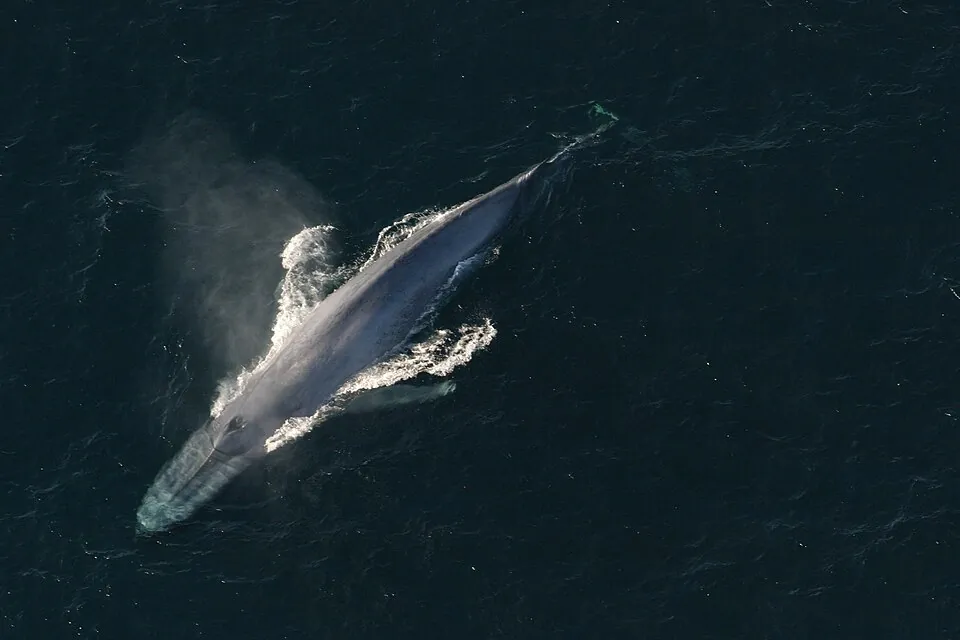
#> input picture data/media/photos/photo-blue.webp, 960 x 640 px, given in place of whale-blue-r.png, which was not available
$ python pack_whales.py ../../data/media/photos
#> lines starting #> are read from the running program, lines starting #| are printed output that depends on the picture
"""
Assemble l'atlas des silhouettes peintes des cétacés : data/ornaments/whales.png et whales.json.

    blender -b --factory-startup -noaudio --python tools/ornaments/render_whales.py -- <dossier>
    python3 tools/ornaments/pack_whales.py <dossier>

Une ligne par espèce, quatre cases de 512×256 : couleur (tête à droite), masque, couleur (tête à gauche), masque.
La couleur est prémultipliée par l'alpha. Le masque est la silhouette élargie et adoucie : l'application y lit
le liseré de couleur de l'espèce, le halo de l'appel et l'ombre portée (client/src/whales/glyphs.ts).
`scale` [A] : taille relative à l'écran, pour suggérer l'ordre des tailles sans prétendre à une échelle.
"""
import json
import sys
from pathlib import Path

import numpy as np
from PIL import Image, ImageFilter

SRC = Path(sys.argv[1])
OUT = Path(__file__).resolve().parents[2] / "data" / "ornaments"
CELL = (512, 256)
SPECIES = {"blue": 1.0, "fin": 0.94, "humpback": 0.86, "sperm": 0.9, "orca": 0.72}

atlas = Image.new("RGBA", (CELL[0] * 4, CELL[1] * len(SPECIES)), (0, 0, 0, 0))
#> atlas: PIL image 2048x1280 RGBA; every value is 0
for row, sp in enumerate(SPECIES):
    for col, tag in enumerate("rl"):
        a = np.asarray(Image.open(SRC / f"whale-{sp}-{tag}.png").convert("RGBA")).astype(np.float32) / 255
        premult = np.concatenate([a[..., :3] * a[..., 3:], a[..., 3:]], axis=2)
        small = Image.fromarray((premult * 255 + 0.5).astype(np.uint8), "RGBA").resize(CELL, Image.LANCZOS)
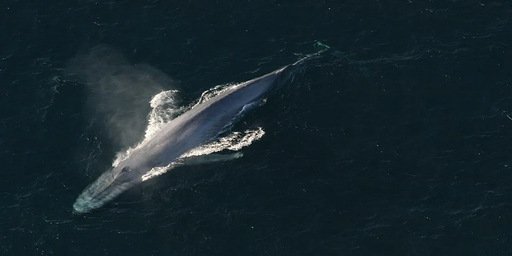
#> small: PIL image 512x256 RGBA; mean R, G, B, A 23.1, 38.7, 44.8, 255
        atlas.paste(small, (col * 2 * CELL[0], row * CELL[1]))
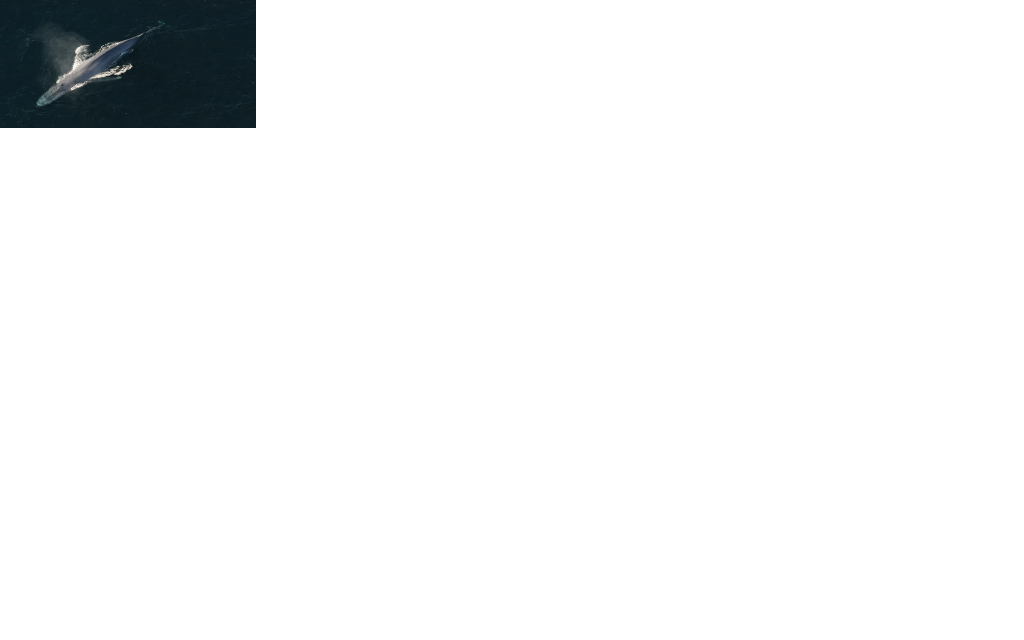
#> atlas: PIL image 2048x1280 RGBA (shown at 1/2 size); mean R, G, B, A 1.2, 1.9, 2.2, 12.8; transparent parts drawn white
        # Masque : silhouette élargie (flou large, renforcé), puis adoucie.
        alpha = small.getchannel("A")
#> alpha: PIL image 512x256 L; every value is 255
        wide = alpha.filter(ImageFilter.GaussianBlur(9)).point(lambda v: min(255, int(v * 2.6)))
        mask = wide.filter(ImageFilter.GaussianBlur(3))
        # Alpha nul : à petite taille (mipmaps), le bord d'une case de masque ne déteint pas sur sa voisine.
        atlas.paste(Image.merge("RGBA", (mask, mask, mask, Image.new("L", CELL, 0))), ((col * 2 + 1) * CELL[0], row * CELL[1]))
#> pass 2 of the loop `for row, sp in enumerate(SPECIES):`:
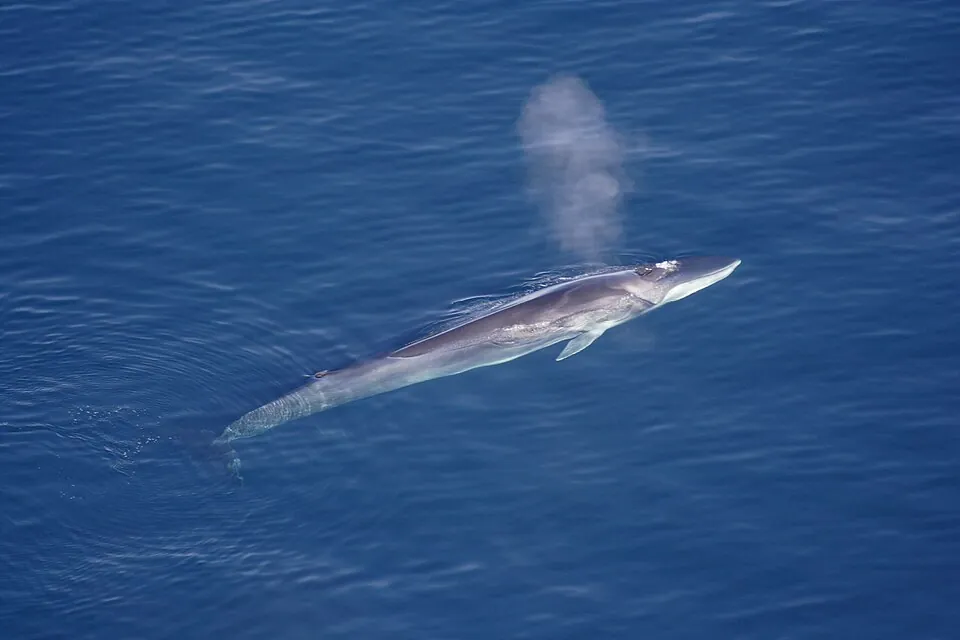
#> input picture data/media/photos/photo-fin.webp, 960 x 640 px, given in place of whale-fin-r.png, which was not available
#> `small = Image.fromarray((premult * 255 + 0.5).astype(np.uint8), "RGBA"..`:
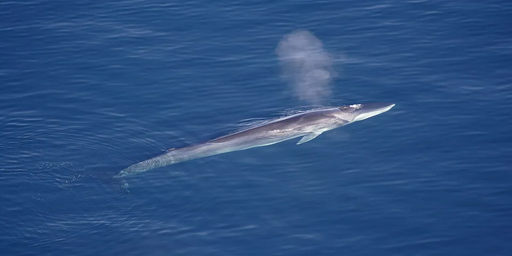
#> small: PIL image 512x256 RGBA; mean R, G, B, A 44.4, 80.1, 128.5, 255
#> `atlas.paste(small, (col * 2 * CELL[0], row * CELL[1]))`:
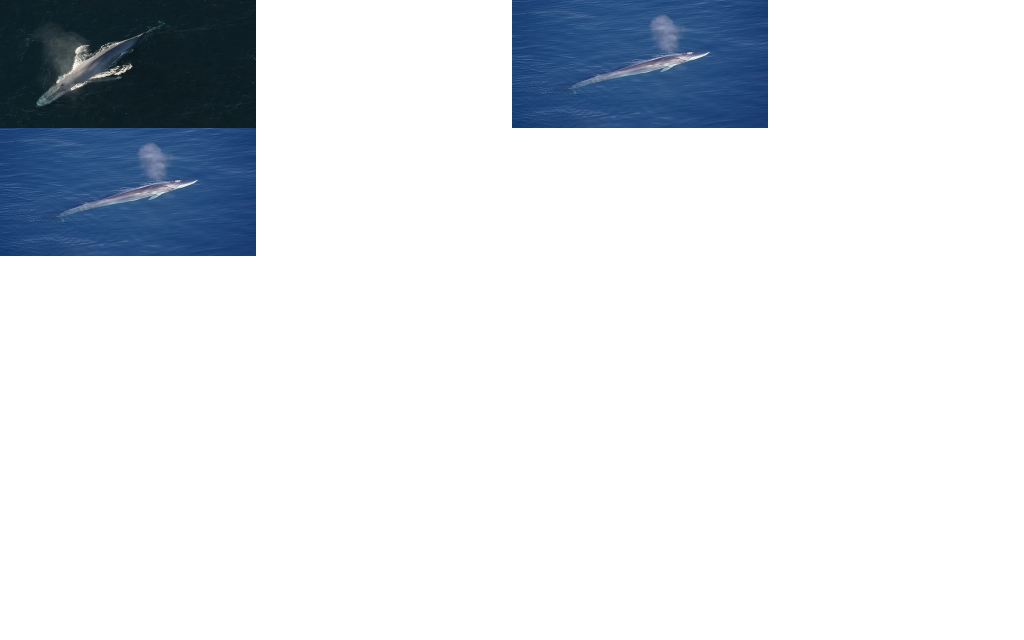
#> atlas: PIL image 2048x1280 RGBA (shown at 1/2 size); mean R, G, B, A 31.1, 35.4, 40.6, 38.2; transparent parts drawn white
#> (the run stopped early here; a loop or call above may not have finished)
